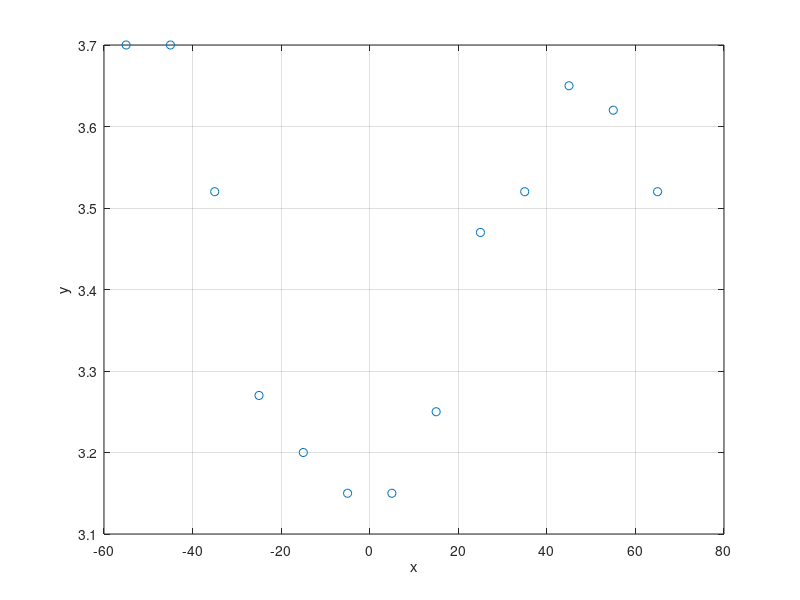

This figure's MATLAB source: (Note: this script raises an error after producing the figure.)
clear; clc; %uso il clear perchè senza questo, lo strumento per la legenda fa i pasticci

L=[-55;-45;-35;-25;-15;-5;5;15;25;35;45;55;65];
Dt=[3.7;3.7;3.52;3.27;3.2;3.15;3.15;3.25;3.47;3.52;3.65;3.62;3.52];
Ls1=42; %lat Roma
Ls2=59; %lat Oslo

figure(1); clf
ph(1)=plot(L,Dt,'o');
leg{1}='Dati';
grid on
xlabel('x');
ylabel('y');
hold on

%Il warning di Matlab indica un cattivo condizionamento 
 
%Polinomio di Lagrange globale
%Lat=vander(L);
%a=Lat\Dt;
%sostituisco la risoluzione del sistema lineare con backslach, conpolyfit
%a=polyfit(L,Dt,12)
L1=linspace(L(1),L(end),200);
%Dt1=polyval(a,L1);
Dt1=barycentric(L,Dt,L1);   %non fornisce il vettore dei coefficienti
                            %restituisce i valori del polinomio interpolatore nei nodi L1 di valutazione
                            %permette di rimuovere il warning su a
ph(2)=plot(L1,Dt1);
leg{2}='Polinomio di Lagrange';
legend(ph,leg);
T_Roma_Glob=barycentric(L,Dt,Ls1);
T_Oslo_Glob=barycentric(L,Dt,Ls2);
ph(3)=plot(Ls1,T_Roma_Glob,'sr'); %Brutto! Nodi equispaziati
leg{3}='Previsione Globale Roma';
legend(ph,leg);
ph(4)=plot(Ls2,T_Oslo_Glob,'xr');
leg{4}='Previsione Globale Oslo';
legend(ph,leg);

%Interpolatore composito
Dt1c=interp1(L,Dt,L1);
ph(5)=plot(L1,Dt1c);
leg{5}='Interpolazione composita di Lagrange';
legend(ph,leg);
T_Roma_Comp=interp1(L,Dt,Ls1);
T_Oslo_Comp=interp1(L,Dt,Ls2);
ph(6)=plot(Ls1,T_Roma_Comp,'sy');
leg{6}='Previsione Composita Roma';
legend(ph,leg);
ph(7)=plot(Ls2,T_Oslo_Comp,'xy');
leg{7}='Previsione Composita Oslo';
legend(ph,leg);

%Spline
Dt1s=spline(L,Dt,L1);
ph(8)=plot(L1,Dt1s);
leg{8}='Spline';
legend(ph,leg);
T_Roma_Spline=spline(L,Dt,Ls1);
T_Oslo_Spline=spline(L,Dt,Ls2);
ph(9)=plot(Ls1,T_Roma_Spline,'sc');
leg{9}='Previsione Spline Roma';
legend(ph,leg);
ph(10)=plot(Ls2,T_Oslo_Spline,'xc');
leg{10}='Previsione Spline Oslo';
legend(ph,leg);
